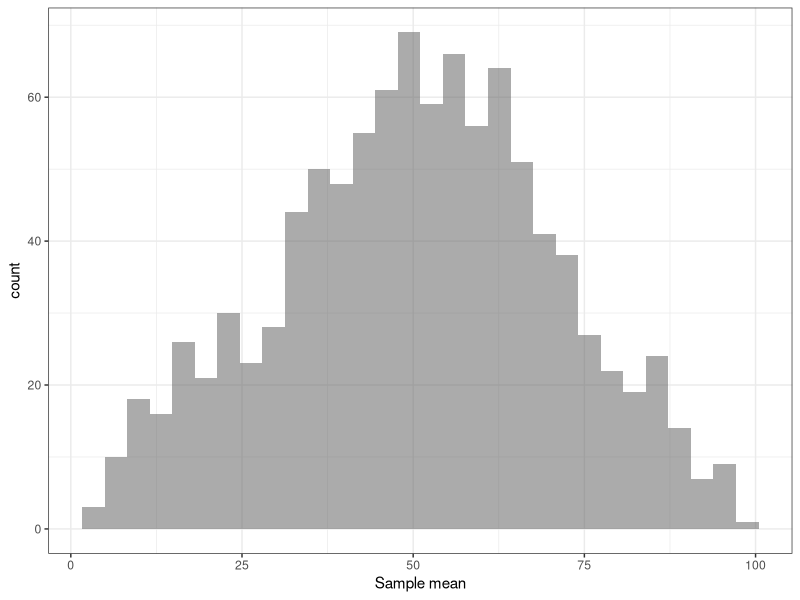
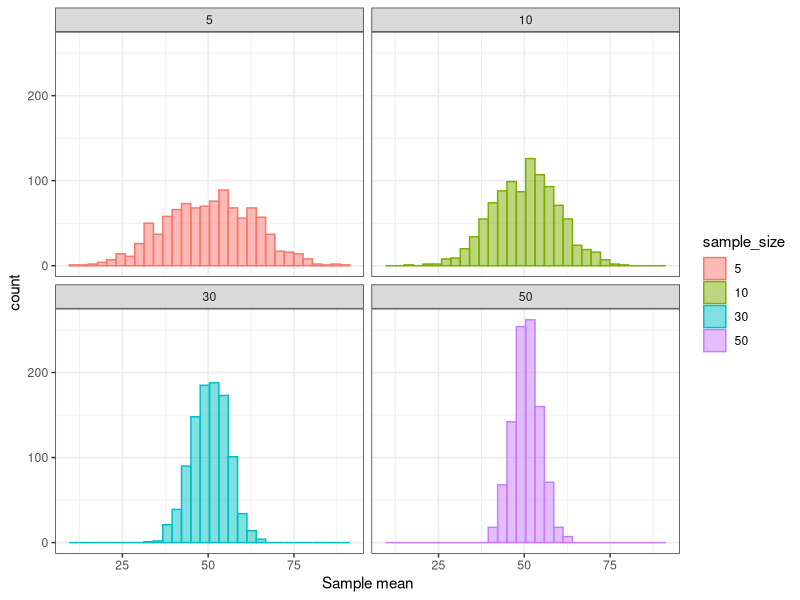

Here is the R script that generated these plots, in order:
## ---- chunk 1
knitr::opts_chunk$set(echo = TRUE, warning = FALSE, message = FALSE, fig.align ='center')
## ---- chunk 2
n <- 2
x <- sample(1:100, n, replace = TRUE)
mean_x <- mean(x)
## ---- chunk 3
require(dplyr)
require(ggplot2)

r <- 1000
x <- replicate(r, sample(1:100, n, replace = TRUE))
mean_x <- apply(x, 2, mean)
mean_x <- data.frame(sample_mean = mean_x)
ggplot(mean_x) + 
  geom_histogram(aes(x = sample_mean), alpha = 0.5) +
  xlab("Sample mean") +
  theme_bw()
## ---- chunk 4

mean_x <- data.frame(sample_size = c(), sample_mean = c())
n <- c(5, 10, 30, 50)
for (i in 1:length(n)) {
  r <- 1000
  x <- replicate(r, sample(1:100, n[i], replace = TRUE))
  mean_x <- bind_rows(mean_x, 
                      data.frame(sample_size = rep(n[i], r), 
                                 sample_mean =  apply(x, 2, mean)))
}

ggplot(mean_x %>% 
         mutate(sample_size = factor(sample_size, levels = c(5, 10, 30, 50)))) + 
  geom_histogram(aes(x = sample_mean, fill = sample_size, col = sample_size), alpha = 0.5) +
  xlab("Sample mean") +
  facet_wrap(~ sample_size) +
  theme_bw()

